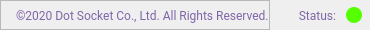
        <widget class="QFrame" name="credits_bar">
         <property name="maximumSize">
          <size>
           <width>16777215</width>
           <height>30</height>
          </size>
         </property>
         <property name="styleSheet">
          <string notr="true">background-color: none;</string>
         </property>
         <property name="frameShape">
          <enum>QFrame::NoFrame</enum>
         </property>
         <property name="frameShadow">
          <enum>QFrame::Raised</enum>
         </property>
         <layout class="QHBoxLayout" name="horizontalLayout_2">
          <property name="spacing">
           <number>0</number>
          </property>
          <property name="leftMargin">
           <number>0</number>
          </property>
          <property name="topMargin">
           <number>0</number>
          </property>
          <property name="rightMargin">
           <number>0</number>
          </property>
          <property name="bottomMargin">
           <number>0</number>
          </property>
          <item>
           <widget class="QFrame" name="frame_label_credits">
            <property name="frameShape">
             <enum>QFrame::StyledPanel</enum>
            </property>
            <property name="frameShadow">
             <enum>QFrame::Raised</enum>
            </property>
            <layout class="QVBoxLayout" name="verticalLayout_3">
             <property name="spacing">
              <number>0</number>
             </property>
             <property name="leftMargin">
              <number>15</number>
             </property>
             <property name="topMargin">
              <number>0</number>
             </property>
             <property name="rightMargin">
              <number>0</number>
             </property>
             <property name="bottomMargin">
              <number>0</number>
             </property>
             <item>
              <widget class="QLabel" name="label_credits">
               <property name="font">
                <font>
                 <family>Roboto</family>
                </font>
               </property>
               <property name="styleSheet">
                <string notr="true">color: rgb(128, 102, 168);</string>
               </property>
               <property name="text">
                <string>©2020 Dot Socket Co., Ltd. All Rights Reserved.</string>
               </property>
              </widget>
             </item>
            </layout>
           </widget>
          </item>
          <item>
           <widget class="QFrame" name="frame_grip">
            <property name="minimumSize">
             <size>
              <width>100</width>
              <height>30</height>
             </size>
            </property>
            <property name="maximumSize">
             <size>
              <width>100</width>
              <height>30</height>
             </size>
            </property>
            <property name="styleSheet">
             <string notr="true"/>
            </property>
            <property name="frameShape">
             <enum>QFrame::NoFrame</enum>
            </property>
            <property name="frameShadow">
             <enum>QFrame::Raised</enum>
            </property>
            <layout class="QHBoxLayout" name="horizontalLayout_5">
             <property name="spacing">
              <number>0</number>
             </property>
             <property name="leftMargin">
              <number>0</number>
             </property>
             <property name="topMargin">
              <number>0</number>
             </property>
             <property name="rightMargin">
              <number>8</number>
             </property>
             <property name="bottomMargin">
              <number>0</number>
             </property>
             <item>
              <widget class="QLabel" name="label_14">
               <property name="font">
                <font>
                 <family>Roboto</family>
                </font>
               </property>
               <property name="styleSheet">
                <string notr="true">color: rgb(128, 102, 168); padding-right: 7px;</string>
               </property>
               <property name="text">
                <string>Status:</string>
               </property>
               <property name="alignment">
                <set>Qt::AlignRight|Qt::AlignTrailing|Qt::AlignVCenter</set>
               </property>
              </widget>
             </item>
             <item>
              <widget class="QFrame" name="frame_host_status">
               <property name="minimumSize">
                <size>
                 <width>16</width>
                 <height>16</height>
                </size>
               </property>
               <property name="maximumSize">
                <size>
                 <width>16</width>
                 <height>16</height>
                </size>
               </property>
               <property name="styleSheet">
                <string notr="true">background-color: rgb(85, 255, 0);
border-radius: 8px;</string>
               </property>
               <property name="frameShape">
                <enum>QFrame::StyledPanel</enum>
               </property>
               <property name="frameShadow">
                <enum>QFrame::Raised</enum>
               </property>
              </widget>
             </item>
            </layout>
           </widget>
          </item>
         </layout>
        </widget>
